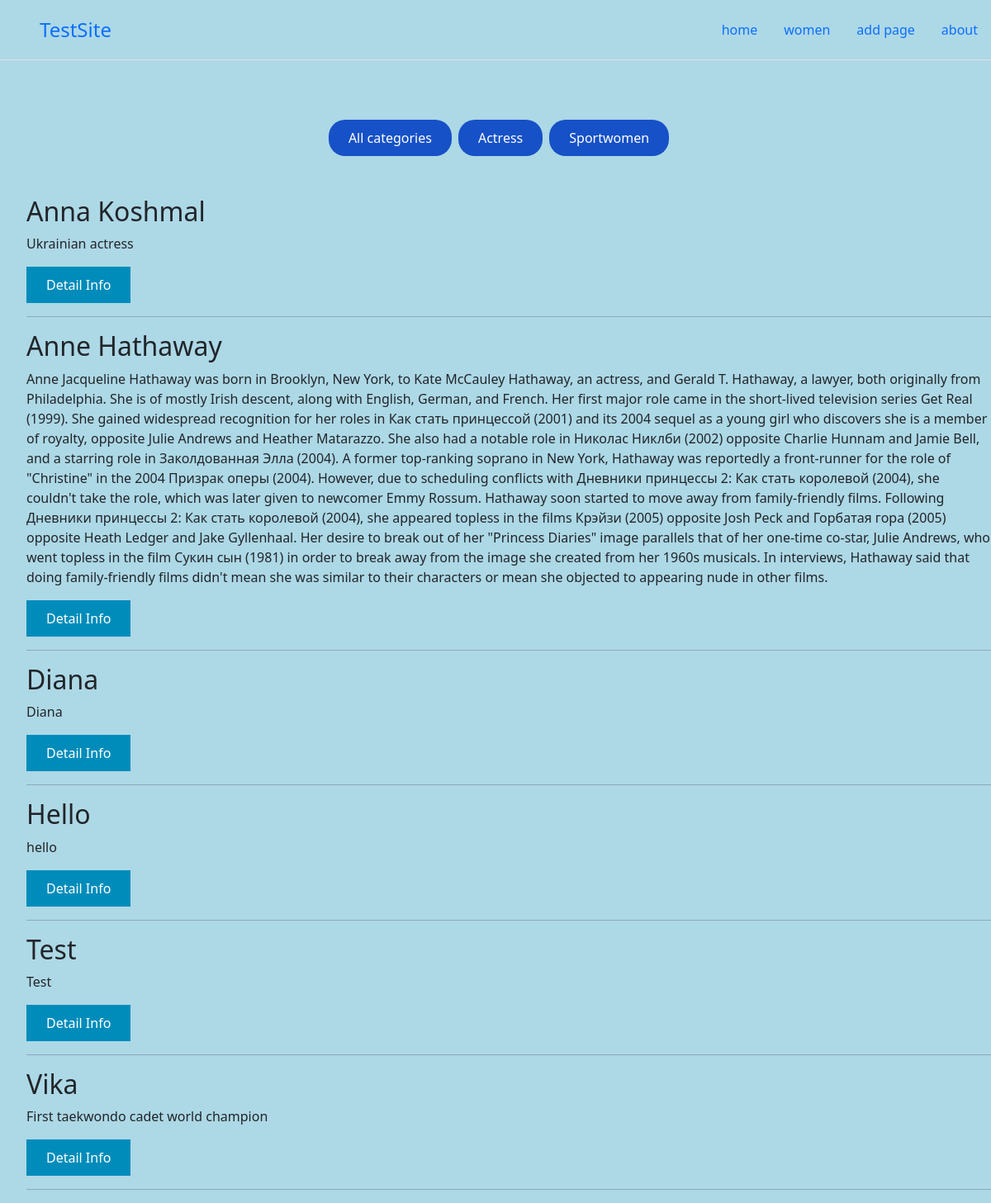
Screenshot of /women/ with the database file from the repository.
### Women/models.py (models this page shows, shortened)
class Category(models.Model):
    name = models.CharField(max_length=100, db_index=True) #db_index = True means that this firld is indexed and search in db will be a little faster
    slug = models.SlugField(max_length=255, db_index=True, unique=True, verbose_name="URL")
    def get_absolute_url(self):
        return reverse('category', kwargs = {'cat_slug': self.slug})
    class Meta:
        verbose_name = "Category" #Change name in admin panel
        verbose_name_plural = "Categories" #To remove plural 's' in name
        ordering = ['id'] #To set sorting setting in admin's panel. If we set '-title' we get reverse order

class Women(models.Model):
    title = models.CharField(max_length=255, verbose_name= 'Title') #verbose_name to change name in admin panel
    slug = models.SlugField(max_length=255, unique=True, db_index = True, verbose_name="URL")
    content = models.TextField(blank = True)
    photo = models.ImageField(upload_to="photos/%Y/%m/%d/", blank=True)
    time_create = models.DateTimeField(auto_now_add=True)
    time_change = models.DateTimeField(auto_now=True)
    is_published = models.BooleanField(default=True)
    cat = models.ForeignKey('Category', on_delete=models.PROTECT, null=True)
    def get_absolute_url(self):
        return reverse('post', kwargs = {'post_slug': self.slug})
    class Meta:
        verbose_name = "Famous women" #Change name in admin panel
        verbose_name_plural = "Famous women" #To remove plural 's' in name
        ordering = ['title'] #To set sorting setting in admin's panel. If we set '-title' we get reverse order

### Women/views.py (the view)
# urls.py: path('women/', women, name = "women"),
def women(request):
    women = Women.objects.all()
    cats = Category.objects.all()
    return render(request, 'women/women.html', {'women': women, 'menu': menu, 'cats': cats})

### Women/templates/women/women.html (shortened to what this page needs)
{%extends 'Women/base.html'%}
{%block content%}
<div class="d-flex gap-2 justify-content-center py-5">
        <a class = "catBtn" href = "/women">All categories</a>
        {%for c in cats%}
        <a href = '{{ c.get_absolute_url }}' class = 'catBtn'>{{ c.name }}</a>
        {%endfor%}
</div>
<ul>
    {%for m in women%}
    <h2>{{m.title}}</h2>
    <p>{{m.content}}</p>
    <a class = "detailInfoBtn" href = "{{ m.get_absolute_url }}">Detail Info</a>
    <hr>
    {%endfor%}
</ul>
{%endblock content%}

### Women/static/women/css/styles.css (style rules this page uses)
body { background-color: lightblue; }
.detailInfoBtn { background-color: #008CBA; border: none; color: white; padding: 10px 24px; text-align: center; text-decoration: none; display: inline-block; font-size: 16px; }
.catBtn { border-radius: 20px; background-color: #1651c7; color: white; padding: 10px 24px; text-align: center; text-decoration: none; display: inline-block; font-size: 16px; }

### rows the page displays
Category: name "Actress"
Category: name "Sportwomen"
Women: title "Anna Koshmal", content "Ukrainian actress"
Women: title "Anne Hathaway", content "Anne Jacqueline Hathaway was born in Brooklyn, New York, to Kate McCauley Hathaway, an actress, and Gerald T. Hathaway, a lawyer, both originally from Philadelphia. She is of mostly Irish descent, along with English, German, and French. Her first major role came in the short-lived television series Get Real (1999). She gained widespread recognition for her roles in Как стать принцессой (2001) and its 2004 sequel as a young girl who discovers she is a member of royalty, opposite Julie Andrews and Heather Matarazzo. She also had a notable role in Николас Никлби (2002) opposite Charlie Hunnam and Jamie Bell, and a starring role in Заколдованная Элла (2004). A former top-ranking soprano in New…"
Women: title "Diana", content "Diana"
Women: title "Hello", content "hello"
Women: title "Test", content "Test"
Women: title "Vika", content "First taekwondo cadet world champion"

### other values shown
{{ m }} "home" "women" "add page" "about"
